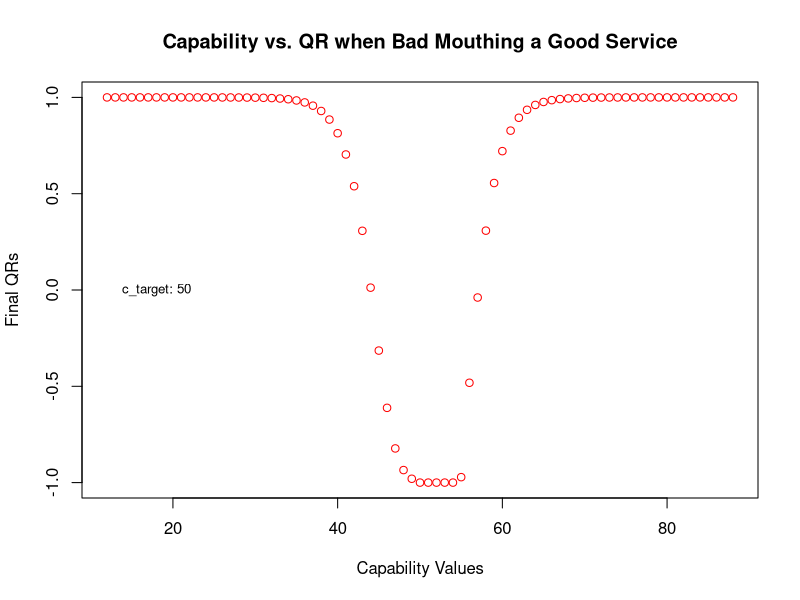

Write the R code that produced this figure.
#!/usr/bin/env Rscript
# Author: Cody Lewis
# Date: 2019-02-13
# Description:
# Show the relationship between capability, QR, and Reputation

# The max values of service and capability respectively
S_MAX = 101
C_MAX = 101

# Get a scalar distance between 2 values
find_dist <- function(target, current) {
    return(abs(target - current))
}

# Find the distance between a report's context and a target context
report_dist <- function(c_j, s_j, c_target, s_target, eta, note,
			dS_max_sq, dC_max_sq, S_max, C_max) {
    shared_term = sqrt(
        (dS_max_sq + dC_max_sq) *
        (
         (find_dist(s_target, s_j)**2 /
          dS_max_sq) +
             (find_dist(c_target, c_j)**2 /
              dC_max_sq)
        )
    )
    unique_term = `if`(
        note,
        sqrt(
            (dS_max_sq + dC_max_sq) *
            (
             ((S_max - s_j) /
              (S_max - (s_target - eta)))**2 +
             (c_j /
              (c_target + eta))**2
            )
        ),
        sqrt(
            (dS_max_sq + dC_max_sq) *
            (
             ((C_max - c_j) /
              (C_max - (c_target - eta)))**2 +
             (s_j / (s_target + eta))**2
            )
        )
    )
    return(min(shared_term, unique_term))
}

find_s <- function(note_j) {
    return((1 / 2) * (note_j**2 - note_j))
}

# Find the weight of a report
find_weight <- function(lambda, theta, note, report_time, distance, time) {
    theta_exp = ((find_s(note) + 1) * (time - report_time))
    return((lambda ** distance) * (theta ** theta_exp))
}

# Give a value stating the significance of older occurances
find_c_i <- function(theta, t_1, t_i) {
    return(theta ** (t_1 - t_i))
}

# Find a quality of reccomendation for a given report weight
find_qr <- function(weight, client_note, theta, time, node_note,
                    client_qr, node_qrs, node_qr_times) {
    QR = 1
    C_F = weight * client_qr
    QRXF = C_F * (-abs(node_note - client_note))
    numerator=denominator=0
    numerator = sum(sapply(1:length(node_qrs),
        function(i) {
            c_i = find_c_i(theta, node_qr_times[[1]],
                           node_qr_times[[i]])
            c_i * node_qrs[[i]] + QRXF
        }
    ))
    denominator = sum(sapply(1:length(node_qrs),
        function(i) {
            c_i = find_c_i(theta, node_qr_times[[1]],
                           node_qr_times[[i]])
            c_i + abs(C_F)
        }
    ))
    QR = `if`(
        denominator == 0,
        0,
        numerator / denominator
    )
    if(QR < -1) {
        QR = -1
    } else if(QR > 1) {
        QR = 1
    }
    return(QR)
}

# Calculate the reputation of a server
calculate_reputation <- function(theta, client_note, client_qr, transactions,
                                 time, node_qr_times) {
    sum = 0
    for(i in 1:transactions) {
        sum = sum + find_c_i(theta, time, node_qr_times[[i]]) *
            client_note * client_qr
    }
    return(sum)
}

take_note <- function(c, c_target) {
    `if`(c < c_target, 0, 1)
}

main <- function() {
    s_target = 50
    c_target = 50
    s_j = 50
    eta = 1
    node_note = -1
    client_qr = 1
    lambda = theta = 0.7
    final_qrs = c()
    for(c_j in max((c_target - 38), 1):min((c_target + 38), C_MAX - 1)) {
        node_qrs = c(1)
        node_qr_times = c(1)
        time = 1
        client_note = take_note(c_j, c_target)
        for(transactions in 1:300) {
            if((transactions %% 30) == 0) {
                time = time + 1
            }
            d = report_dist(c_j, s_j, c_target, s_target, eta, node_note,
                            find_dist(S_MAX, s_target)**2,
                            find_dist(C_MAX, c_target)**2, S_MAX, C_MAX)
            w = find_weight(lambda, theta, node_note, time, d, time)
            qr = find_qr(w, client_note, theta, time, node_note, client_qr,
                         node_qrs, node_qr_times)
            node_qrs = c(qr, node_qrs)
            node_qr_times = c(time, node_qr_times)
        }
        final_qrs = c(final_qrs, node_qrs[[1]])
        print(sprintf("c_j: %d", c_j))
        print("QRs")
        print(node_qrs)
    }
    png("cap_qr.png")
    plot(
        x = max((c_target - 38), 1):min((c_target + 38), C_MAX - 1),
        y = final_qrs,
        xlab = "Capability Values",
        ylab = "Final QRs",
        main = "Capability vs. QR when Bad Mouthing a Good Service",
        col = "red"
    )
    text(
        18,
        0,
        sprintf("c_target: %d", c_target),
        cex = 0.8
    )
    dev.off()
}

main()
